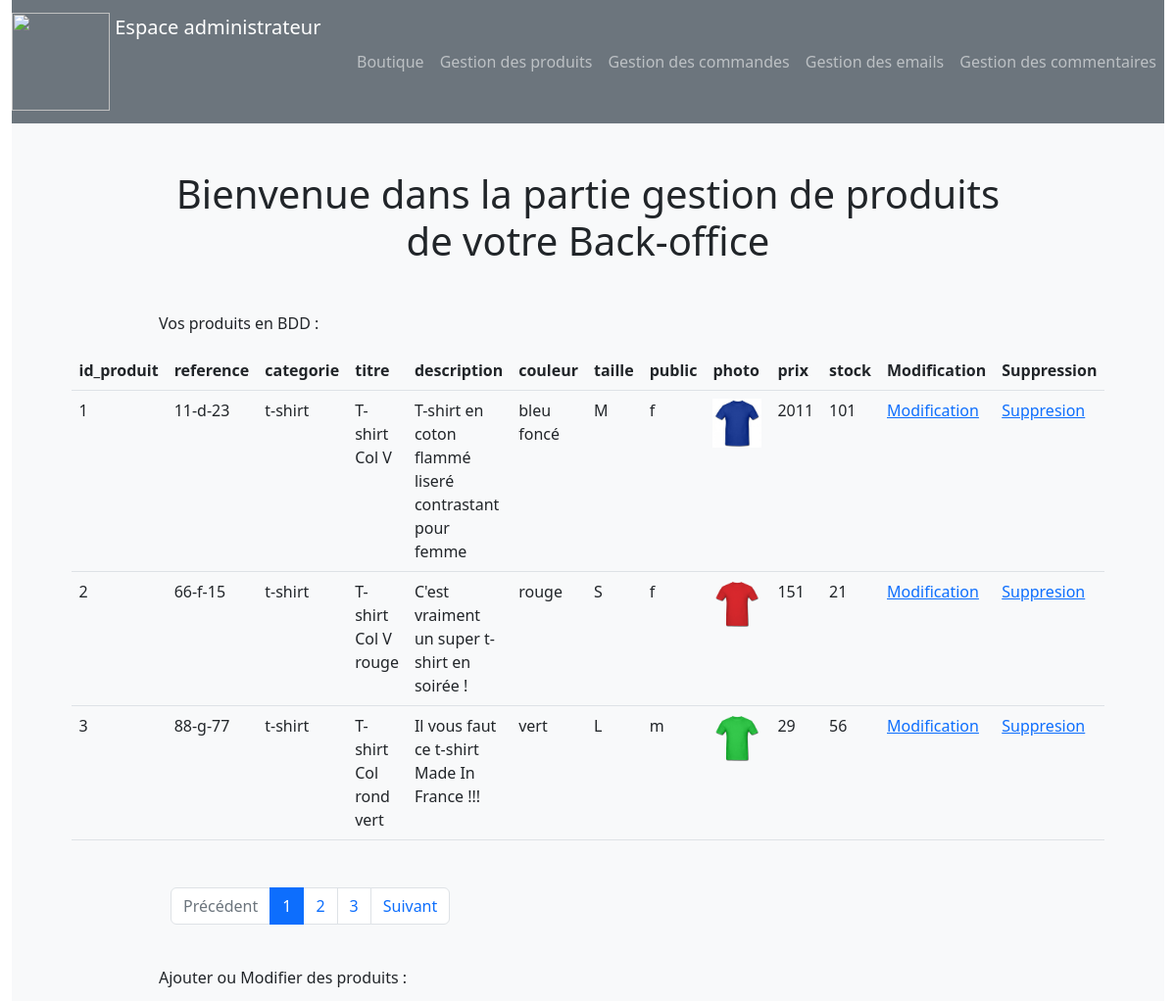
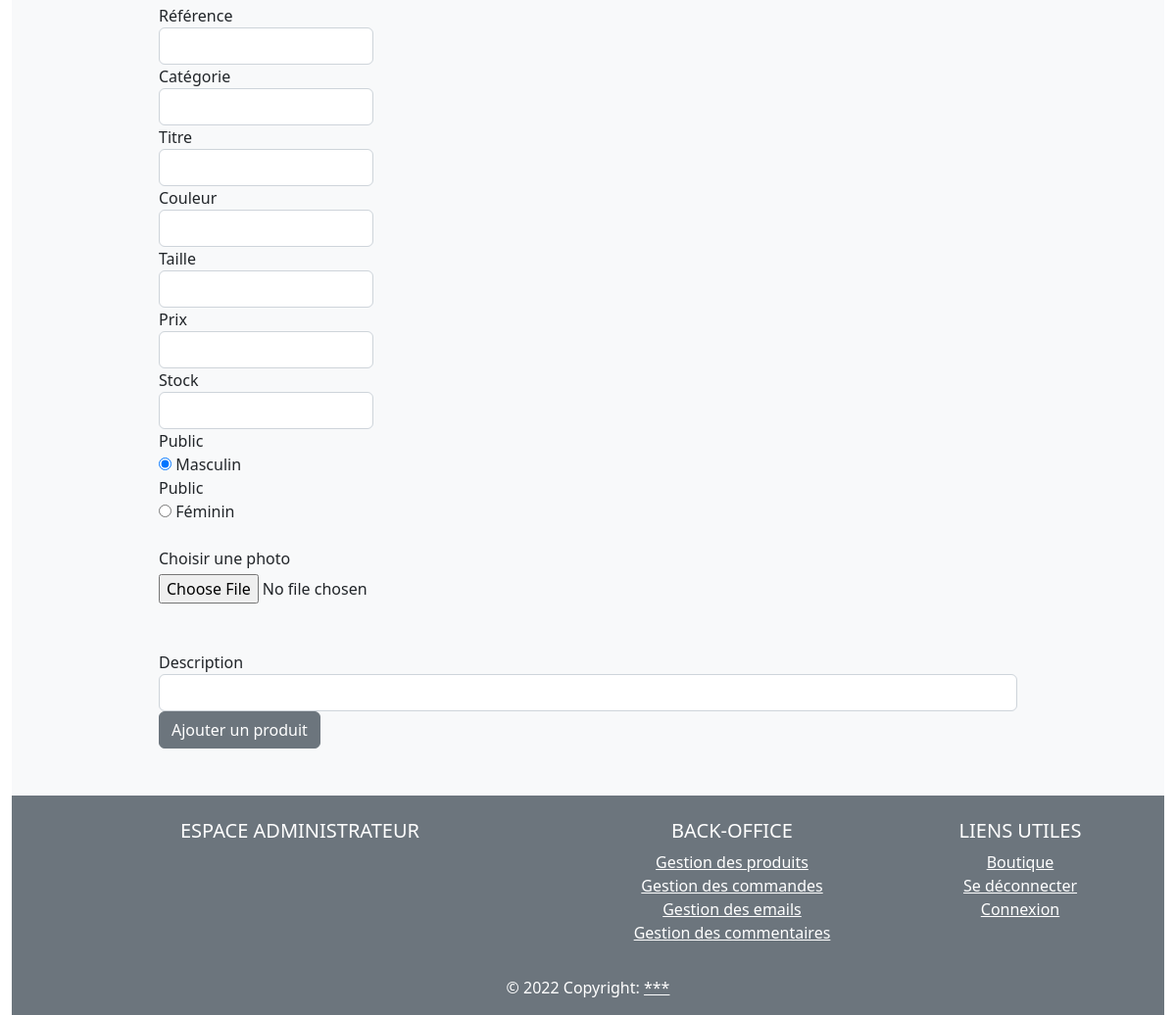
The page /admin/gestion_produits.php on the database its author committed (2 pictures, top to bottom).
### tables this page shows
CREATE TABLE `produit` (
  `id_produit` int(3) NOT NULL,
  `reference` varchar(20) NOT NULL,
  `categorie` varchar(20) NOT NULL,
  `titre` varchar(100) NOT NULL,
  `description` text NOT NULL,
  `couleur` varchar(20) NOT NULL,
  `taille` varchar(5) NOT NULL,
  `public` enum('m','f','mixte') NOT NULL,
  `photo` varchar(250) NOT NULL,
  `prix` int(3) NOT NULL,
  `stock` int(3) NOT NULL
);

### inc/fonction.php (called while the page is built, shortened)
<?php
    function pagination($pdo, $nombreArticlePagePage, $requeteSQL) {
        $articlesParPage = $nombreArticlePagePage;
        if(isset($_GET["page"]) && !empty($_GET["page"])) {
            $pageEnCours = $_GET["page"];
        } else {
            $pageEnCours = 1;
        }
        $nbrArticles = $pdo->query($requeteSQL)->fetchColumn();
        $pages = ceil($nbrArticles / $articlesParPage);
        $premierArticle = ($pageEnCours * $articlesParPage)  - $articlesParPage;
        $elemForPagination = ["nbrArticles" => $nbrArticles, "pages" => $pages, "premierArticle" => $premierArticle, "pageEnCours" => $pageEnCours];
        return $elemForPagination;
    }
?>

### admin/gestion_produits.php (the view, shortened to what this page needs)
<?php
require_once("../inc/init.php");
    $elementsPourLaPagination = pagination($pdo, 3, "SELECT COUNT(*) FROM produit");
$stmt = $pdo->query("SELECT * FROM produit LIMIT $elementsPourLaPagination[premierArticle], 3");
$reference = (isset($produit)) ? $produit["reference"] : "";
$categorie = (isset($produit)) ? $produit["categorie"] : "";
$titre = (isset($produit)) ? $produit["titre"] : "";
$description = (isset($produit)) ? $produit["description"] : "";
$couleur = (isset($produit)) ? $produit["couleur"] : "";
$taille = (isset($produit)) ? $produit["taille"] : "";
$prix = (isset($produit)) ? $produit["prix"] : "";
$stock = (isset($produit)) ? $produit["stock"] : "";
require_once("inc/header.php");
?>
<h1 class='mb-5 text-center'>Bienvenue dans la partie gestion de produits de votre Back-office</h1>
<p>Vos produits en BDD :</p>
<table class="table mb-5">
  <thead class="thead-dark">
    <tr>
        <?php for ($i = 0; $i < $stmt->columnCount(); $i++) {
            $col = $stmt->getColumnMeta($i); ?>
            <th scope="col"><?= $col['name']; ?></th>
        <?php } ?>
        <th scope="col"> Modification  </th>
        <th scope="col"> Suppression  </th>
    </tr>
  </thead>
  <tbody>
        <?php foreach($stmt->fetchAll(PDO::FETCH_ASSOC) as $index => $produit) { ?>
            <tr>
                <?php foreach($produit as $index => $valeur) {
                    if($index == 'photo') { ?>
                        <td> <img style="width:50px" src="<?= $valeur; ?>" alt=""> </td>
                    <?php } else { ?>
                        <td> <?php echo $produit[$index];  ?> </td>
                    <?php } ?>
                <?php } ?>
                <td> <a href="?action=modification&id_produit=<?= $produit["id_produit"]?>#ajout_modif"> Modification </a> </td>
                <td> <a href="?action=suppression&id_produit=<?= $produit["id_produit"]?>"> Suppresion </a> </td>
            </tr>
       <?php } ?>
  </tbody>
</table>
<div class="row col-md-12">
    <nav aria-label="Page navigation example">
    <ul class="pagination">
        <li class="page-item <?php echo ($elementsPourLaPagination["pageEnCours"] == 1) ? "disabled" : ""; ?>">
            <a class="page-link" href="?page=<?php echo $elementsPourLaPagination["pageEnCours"] - 1; ?>">Précédent</a>
        </li>
        <?php for($page = 1; $page <= $elementsPourLaPagination["pages"]; $page++) { ?>
            <li class="page-item <?php echo ($elementsPourLaPagination["pageEnCours"] == $page) ? "active" : ""; ?>">
                <a class="page-link" href="?page=<?php echo $page; ?>"><?php echo $page; ?></a>
            </li>
        <?php } ?>
        <li class="page-item <?php echo ($elementsPourLaPagination["pageEnCours"] == $elementsPourLaPagination["pages"]) ? "disabled" : ""; ?>">
            <a class="page-link" href="?page=<?php echo $elementsPourLaPagination["pageEnCours"] + 1; ?>">Suivant</a>
        </li>
    </ul>
    </nav>
</div>
<p id="ajout_modif">Ajouter ou Modifier des produits :</p>
<form action="" method="POST" enctype="multipart/form-data">
    <div class="form-row">
        <div class="form-group col-md-3">
            <label for="reference">Référence</label>
            <input type="text" class="form-control" id="reference" name="reference" value="<?= $reference; ?>">
        </div>
        <div class="form-group col-md-3">
            <label for="categorie">Catégorie</label>
            <input type="text" class="form-control" id="categorie" name="categorie" value="<?= $categorie; ?>">
        </div>
        <div class="form-group col-md-3">
            <label for="titre">Titre</label>
            <input type="text" class="form-control" id="titre" name="titre" value="<?= $titre; ?>">
        </div>
        <div class="form-group col-md-3">
            <label for="couleur">Couleur</label>
            <input type="text" class="form-control" id="couleur" name="couleur" value="<?= $couleur; ?>">
        </div>
        <div class="form-group col-md-3">
            <label for="taille">Taille</label>
            <input type="text" class="form-control" id="taille" name="taille" value="<?= $taille; ?>">
        </div>
        <div class="form-group col-md-3">
            <label for="prix">Prix</label>
            <input type="text" class="form-control" id="prix" name="prix" value="<?= $prix; ?>">
        </div>
        <div class="form-group col-md-3">
            <label for="stock">Stock</label>
            <input type="text" class="form-control" id="stock" name="stock" value="<?= $stock; ?>">
        </div>
        <div class="form-group col-md-2">
            <label for="public_m">Public</label>
            <div class="custom-control custom-radio">
                <input type="radio" id="public_m" name="public" class="custom-control-input" value="m" checked>
                <label class="custom-control-label" for="public_m">Masculin</label>
            </div>
            <label for="public_f">Public</label>
            <div class="custom-control custom-radio">
                <input type="radio" id="public_f" name="public" class="custom-control-input" value="f">
                <label class="custom-control-label" for="public_f">Féminin</label>
            </div>
        </div>
        <br>
        <div class="custom-file mb-5">
            <label class="custom-file-label" for="maPhoto">Choisir une photo</label>
            <br>
            <input type="file" class="custom-file-input mt-1" id="maPhoto" name="maPhoto">
        </div>
        <div class="form-group col-md-12">
            <label for="description">Description</label>
            <input type="text" class="form-control" id="description" name="description" value="<?= $description; ?>">
        </div>
        <?php if(isset($_GET["action"]) && $_GET["action"] == "modification") { ?>
            <button type="submit" class="btn btn-secondary" name="modifierProduit">Modifier un produit</button>
        <?php } else { ?>
            <button type="submit" class="btn btn-secondary" name="ajouterProduit">Ajouter un produit</button>
        <?php } ?>
    </div>
</form>
<?php
    require_once("inc/footer.php");
?>

### admin/inc/css/style.css (style rules this page uses)
nav { min-height: 10vh; }

### rows shown on the page
produit: id_produit "1", reference "11-d-23", categorie "t-shirt", titre "T-shirt Col V", description "T-shirt en coton flammé liseré contrastant pour femme", couleur "bleu foncé", taille "M", public "f", photo (picture), prix "2011", stock "101"
produit: id_produit "2", reference "66-f-15", categorie "t-shirt", titre "T-shirt Col V rouge", description "C'est vraiment un super t-shirt en soirée !", couleur "rouge", taille "S", public "f", photo (picture), prix "151", stock "21"
produit: id_produit "3", reference "88-g-77", categorie "t-shirt", titre "T-shirt Col rond vert", description "Il vous faut ce t-shirt Made In France !!!", couleur "vert", taille "L", public "m", photo (picture), prix "29", stock "56"

### other values the page prints
$col['name'] "id_produit"
$col['name'] "reference"
$col['name'] "categorie"
$col['name'] "titre"
$col['name'] "description"
$col['name'] "couleur"
$col['name'] "taille"
$col['name'] "public"
$col['name'] "photo"
$col['name'] "prix"
$col['name'] "stock"
